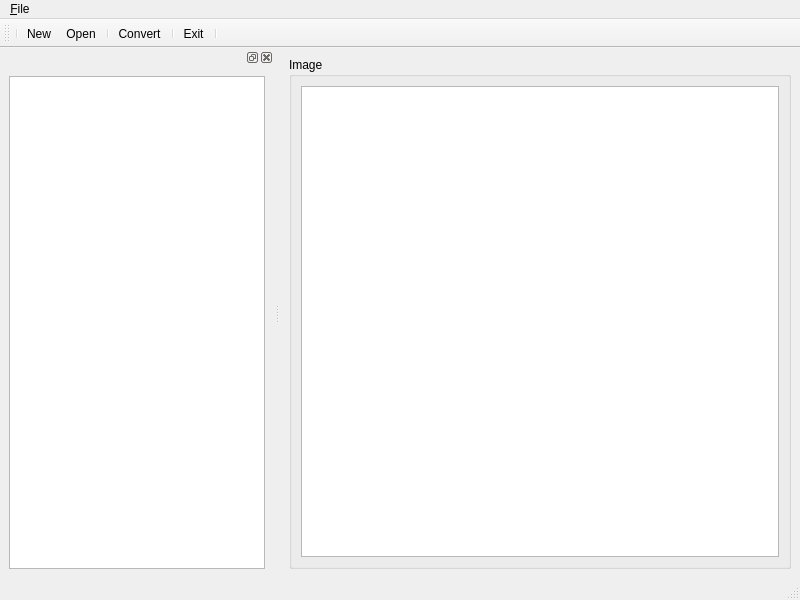
<?xml version="1.0" encoding="UTF-8"?>
<ui version="4.0">
 <class>QCrop</class>
 <widget class="QMainWindow" name="QCrop">
  <property name="geometry">
   <rect>
    <x>0</x>
    <y>0</y>
    <width>800</width>
    <height>600</height>
   </rect>
  </property>
  <property name="windowTitle">
   <string>QCrop</string>
  </property>
  <property name="windowIcon">
   <iconset>
    <normaloff>:/qcrop/images/window.png</normaloff>:/qcrop/images/window.png</iconset>
  </property>
  <widget class="QWidget" name="centralwidget">
   <layout class="QGridLayout" name="gridLayout_2">
    <item row="0" column="0">
     <widget class="QGroupBox" name="groupBox_2">
      <property name="title">
       <string>Image</string>
      </property>
      <layout class="QGridLayout" name="gridLayout_3">
       <item row="0" column="0">
        <widget class="QGraphicsView" name="graphicsView"/>
       </item>
      </layout>
     </widget>
    </item>
   </layout>
  </widget>
  <widget class="QMenuBar" name="menubar">
   <property name="geometry">
    <rect>
     <x>0</x>
     <y>0</y>
     <width>800</width>
     <height>27</height>
    </rect>
   </property>
   <widget class="QMenu" name="menu_File">
    <property name="title">
     <string>&amp;File</string>
    </property>
    <addaction name="separator"/>
    <addaction name="separator"/>
    <addaction name="action_New"/>
    <addaction name="action_Open"/>
    <addaction name="separator"/>
    <addaction name="actionStartConversion"/>
    <addaction name="separator"/>
    <addaction name="actionE_xit"/>
   </widget>
   <addaction name="menu_File"/>
  </widget>
  <widget class="QStatusBar" name="statusbar"/>
  <widget class="QToolBar" name="toolBar">
   <property name="windowTitle">
    <string>toolBar</string>
   </property>
   <property name="iconSize">
    <size>
     <width>32</width>
     <height>32</height>
    </size>
   </property>
   <attribute name="toolBarArea">
    <enum>TopToolBarArea</enum>
   </attribute>
   <attribute name="toolBarBreak">
    <bool>false</bool>
   </attribute>
   <addaction name="separator"/>
   <addaction name="action_New"/>
   <addaction name="action_Open"/>
   <addaction name="separator"/>
   <addaction name="actionStartConversion"/>
   <addaction name="separator"/>
   <addaction name="actionE_xit"/>
   <addaction name="separator"/>
  </widget>
  <widget class="QDockWidget" name="dockWidget">
   <attribute name="dockWidgetArea">
    <number>1</number>
   </attribute>
   <widget class="QWidget" name="dockWidgetContents">
    <layout class="QGridLayout" name="gridLayout">
     <item row="0" column="0">
      <widget class="QPhotoView" name="images"/>
     </item>
    </layout>
   </widget>
  </widget>
  <action name="actionE_xit">
   <property name="icon">
    <iconset resource="qcrop.qrc">
     <normaloff>:/qcrop/images/exit.png</normaloff>:/qcrop/images/exit.png</iconset>
   </property>
   <property name="text">
    <string>E&amp;xit</string>
   </property>
  </action>
  <action name="actionStartConversion">
   <property name="icon">
    <iconset resource="qcrop.qrc">
     <normaloff>:/qcrop/images/convert.png</normaloff>:/qcrop/images/convert.png</iconset>
   </property>
   <property name="text">
    <string>Convert</string>
   </property>
  </action>
  <action name="action_New">
   <property name="icon">
    <iconset resource="qcrop.qrc">
     <normaloff>:/qcrop/images/filenew.png</normaloff>:/qcrop/images/filenew.png</iconset>
   </property>
   <property name="text">
    <string>&amp;New</string>
   </property>
  </action>
  <action name="action_Open">
   <property name="icon">
    <iconset resource="qcrop.qrc">
     <normaloff>:/qcrop/images/fileopen.png</normaloff>:/qcrop/images/fileopen.png</iconset>
   </property>
   <property name="text">
    <string>&amp;Open</string>
   </property>
  </action>
 </widget>
 <customwidgets>
  <customwidget>
   <class>QPhotoView</class>
   <extends>QTreeView</extends>
   <header>qphotoview.h</header>
  </customwidget>
 </customwidgets>
 <resources>
  <include location="qcrop.qrc"/>
 </resources>
 <connections/>
</ui>
